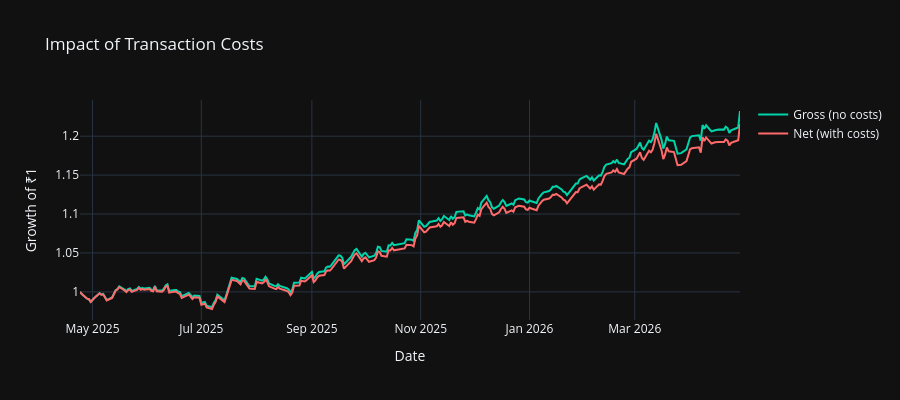

Notebook code cell kept with this figure:
### Markdown cell above
## 8. Impact of Transaction Costs

How much did transaction costs eat into our returns?

### Code cell
# Gross vs net returns comparison
gross_returns = pd.DataFrame({
    name: ret['gross_return'] for name, ret in bt['pair_returns'].items()
}).mean(axis=1).fillna(0)

gross_equity = (1 + gross_returns).cumprod()
net_equity = bt['portfolio_equity']

fig = go.Figure()
fig.add_trace(go.Scatter(
    x=gross_equity.index, y=gross_equity.values,
    name='Gross (no costs)', line=dict(color='#00d4aa', width=2)
))
fig.add_trace(go.Scatter(
    x=net_equity.index, y=net_equity.values,
    name='Net (with costs)', line=dict(color='#ff6b6b', width=2)
))

fig.update_layout(
    title='Impact of Transaction Costs',
    xaxis_title='Date', yaxis_title='Growth of ₹1',
    height=400, template='plotly_dark',
)
fig.show()

total_costs = sum(
    ret['cost'].sum() for ret in bt['pair_returns'].values()
)
print(f"\nTotal transaction costs: {total_costs*100:.2f}% of capital")
print(f"Gross return: {(gross_equity.iloc[-1]-1)*100:.2f}%")
print(f"Net return:   {(net_equity.iloc[-1]-1)*100:.2f}%")
print(f"Cost drag:    {(gross_equity.iloc[-1]-net_equity.iloc[-1])*100:.2f}%")

### Figure 1 — Plotly figure (JSON) as saved in the notebook; plotly's stock layout.template omitted (floating-point values rounded to 4 significant figures; data arrays with more than 128 entries replaced by an {"elided": "..."} marker saying what was removed)
{"data": [{"line": {"color": "#00d4aa", "width": 2}, "name": "Gross (no costs)", "type": "scatter", "x": {"elided": "252 str values"}, "y": {"elided": "252 float values"}}, {"line": {"color": "#ff6b6b", "width": 2}, "name": "Net (with costs)", "type": "scatter", "x": {"elided": "252 str values"}, "y": {"elided": "252 float values"}}], "layout": {"height": 400, "title": {"text": "Impact of Transaction Costs"}, "xaxis": {"title": {"text": "Date"}}, "yaxis": {"title": {"text": "Growth of ₹1"}}}}
